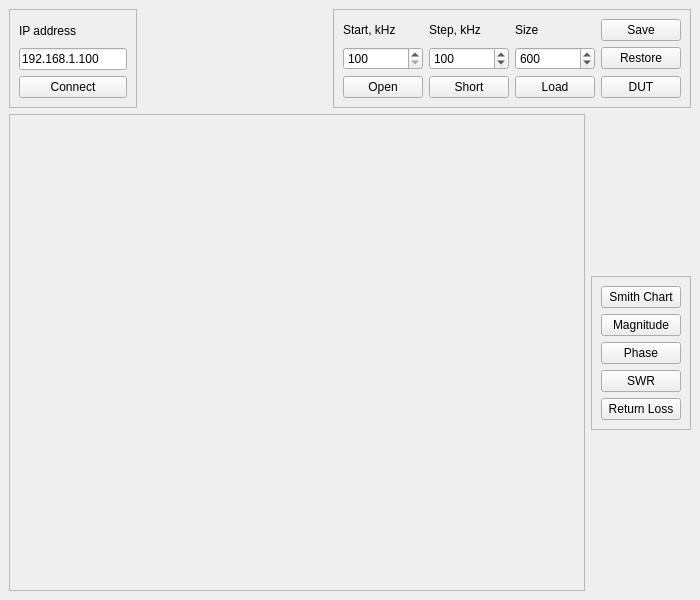
<?xml version="1.0" encoding="UTF-8"?>
<ui version="4.0">
 <class>VNA</class>
 <widget class="QMainWindow" name="VNA">
  <property name="geometry">
   <rect>
    <x>0</x>
    <y>0</y>
    <width>700</width>
    <height>600</height>
   </rect>
  </property>
  <property name="minimumSize">
   <size>
    <width>700</width>
    <height>600</height>
   </size>
  </property>
  <property name="windowTitle">
   <string>Multichannel Pulse Height Analyzer</string>
  </property>
  <widget class="QWidget" name="centralWidget">
   <layout class="QGridLayout" name="gridLayout">
    <item row="0" column="1">
     <spacer name="spacer1">
      <property name="orientation">
       <enum>Qt::Horizontal</enum>
      </property>
      <property name="sizeHint" stdset="0">
       <size>
        <width>40</width>
        <height>20</height>
       </size>
      </property>
     </spacer>
    </item>
    <item row="0" column="0">
     <widget class="QFrame" name="addrFrame">
      <property name="frameShape">
       <enum>QFrame::StyledPanel</enum>
      </property>
      <property name="frameShadow">
       <enum>QFrame::Raised</enum>
      </property>
      <layout class="QGridLayout" name="addrLayout">
       <item row="0" column="0">
        <widget class="QLabel" name="addrLabel">
         <property name="text">
          <string>IP address</string>
         </property>
        </widget>
       </item>
       <item row="1" column="0">
        <widget class="QLineEdit" name="addrValue">
         <property name="sizePolicy">
          <sizepolicy hsizetype="Minimum" vsizetype="Fixed">
           <horstretch>0</horstretch>
           <verstretch>0</verstretch>
          </sizepolicy>
         </property>
         <property name="text">
          <string>192.168.1.100</string>
         </property>
         <property name="maxLength">
          <number>15</number>
         </property>
        </widget>
       </item>
       <item row="2" column="0">
        <widget class="QPushButton" name="connectButton">
         <property name="text">
          <string>Connect</string>
         </property>
        </widget>
       </item>
      </layout>
      <zorder>addrLabel</zorder>
      <zorder>addrLabel</zorder>
      <zorder>addrLabel</zorder>
      <zorder>addrValue</zorder>
      <zorder>connectButton</zorder>
     </widget>
    </item>
    <item row="1" column="5">
     <spacer name="spacer3">
      <property name="orientation">
       <enum>Qt::Vertical</enum>
      </property>
      <property name="sizeHint" stdset="0">
       <size>
        <width>20</width>
        <height>40</height>
       </size>
      </property>
     </spacer>
    </item>
    <item row="2" column="5">
     <widget class="QFrame" name="selectFrame">
      <property name="frameShape">
       <enum>QFrame::StyledPanel</enum>
      </property>
      <property name="frameShadow">
       <enum>QFrame::Raised</enum>
      </property>
      <layout class="QGridLayout" name="selectLayout">
       <item row="1" column="0">
        <widget class="QPushButton" name="magButton">
         <property name="text">
          <string>Magnitude</string>
         </property>
        </widget>
       </item>
       <item row="4" column="0">
        <widget class="QPushButton" name="lossButton">
         <property name="text">
          <string>Return Loss</string>
         </property>
        </widget>
       </item>
       <item row="3" column="0">
        <widget class="QPushButton" name="swrButton">
         <property name="text">
          <string>SWR</string>
         </property>
        </widget>
       </item>
       <item row="0" column="0">
        <widget class="QPushButton" name="smithButton">
         <property name="text">
          <string>Smith Chart</string>
         </property>
        </widget>
       </item>
       <item row="2" column="0">
        <widget class="QPushButton" name="argButton">
         <property name="text">
          <string>Phase</string>
         </property>
        </widget>
       </item>
      </layout>
     </widget>
    </item>
    <item row="4" column="5">
     <spacer name="spacer4">
      <property name="orientation">
       <enum>Qt::Vertical</enum>
      </property>
      <property name="sizeHint" stdset="0">
       <size>
        <width>20</width>
        <height>40</height>
       </size>
      </property>
     </spacer>
    </item>
    <item row="0" column="2" colspan="4">
     <widget class="QFrame" name="sweepFrame">
      <property name="frameShape">
       <enum>QFrame::StyledPanel</enum>
      </property>
      <property name="frameShadow">
       <enum>QFrame::Raised</enum>
      </property>
      <layout class="QGridLayout" name="sweepLayout">
       <item row="0" column="2">
        <widget class="QLabel" name="sizeLabel">
         <property name="text">
          <string>Size</string>
         </property>
        </widget>
       </item>
       <item row="0" column="3">
        <widget class="QPushButton" name="saveButton">
         <property name="text">
          <string>Save</string>
         </property>
        </widget>
       </item>
       <item row="2" column="1">
        <widget class="QPushButton" name="shortButton">
         <property name="text">
          <string>Short</string>
         </property>
        </widget>
       </item>
       <item row="2" column="3">
        <widget class="QPushButton" name="dutButton">
         <property name="text">
          <string>DUT</string>
         </property>
        </widget>
       </item>
       <item row="1" column="3">
        <widget class="QPushButton" name="restoreButton">
         <property name="text">
          <string>Restore</string>
         </property>
        </widget>
       </item>
       <item row="0" column="1">
        <widget class="QLabel" name="stepLabel">
         <property name="text">
          <string>Step, kHz</string>
         </property>
        </widget>
       </item>
       <item row="1" column="0">
        <widget class="QSpinBox" name="startValue">
         <property name="minimum">
          <number>100</number>
         </property>
         <property name="maximum">
          <number>60000</number>
         </property>
         <property name="singleStep">
          <number>100</number>
         </property>
        </widget>
       </item>
       <item row="0" column="0">
        <widget class="QLabel" name="startLabel">
         <property name="text">
          <string>Start, kHz</string>
         </property>
        </widget>
       </item>
       <item row="1" column="1">
        <widget class="QSpinBox" name="stepValue">
         <property name="minimum">
          <number>1</number>
         </property>
         <property name="maximum">
          <number>10000</number>
         </property>
         <property name="singleStep">
          <number>100</number>
         </property>
         <property name="value">
          <number>100</number>
         </property>
        </widget>
       </item>
       <item row="2" column="0">
        <widget class="QPushButton" name="openButton">
         <property name="text">
          <string>Open</string>
         </property>
        </widget>
       </item>
       <item row="1" column="2">
        <widget class="QSpinBox" name="sizeValue">
         <property name="minimum">
          <number>10</number>
         </property>
         <property name="maximum">
          <number>1000</number>
         </property>
         <property name="singleStep">
          <number>10</number>
         </property>
         <property name="value">
          <number>600</number>
         </property>
        </widget>
       </item>
       <item row="2" column="2">
        <widget class="QPushButton" name="loadButton">
         <property name="text">
          <string>Load</string>
         </property>
        </widget>
       </item>
      </layout>
     </widget>
    </item>
    <item row="1" column="0" rowspan="4" colspan="5">
     <widget class="QFrame" name="plotWidget">
      <property name="frameShape">
       <enum>QFrame::StyledPanel</enum>
      </property>
      <property name="frameShadow">
       <enum>QFrame::Raised</enum>
      </property>
      <layout class="QVBoxLayout" name="plotLayout"/>
     </widget>
    </item>
   </layout>
  </widget>
 </widget>
 <resources/>
 <connections/>
</ui>
